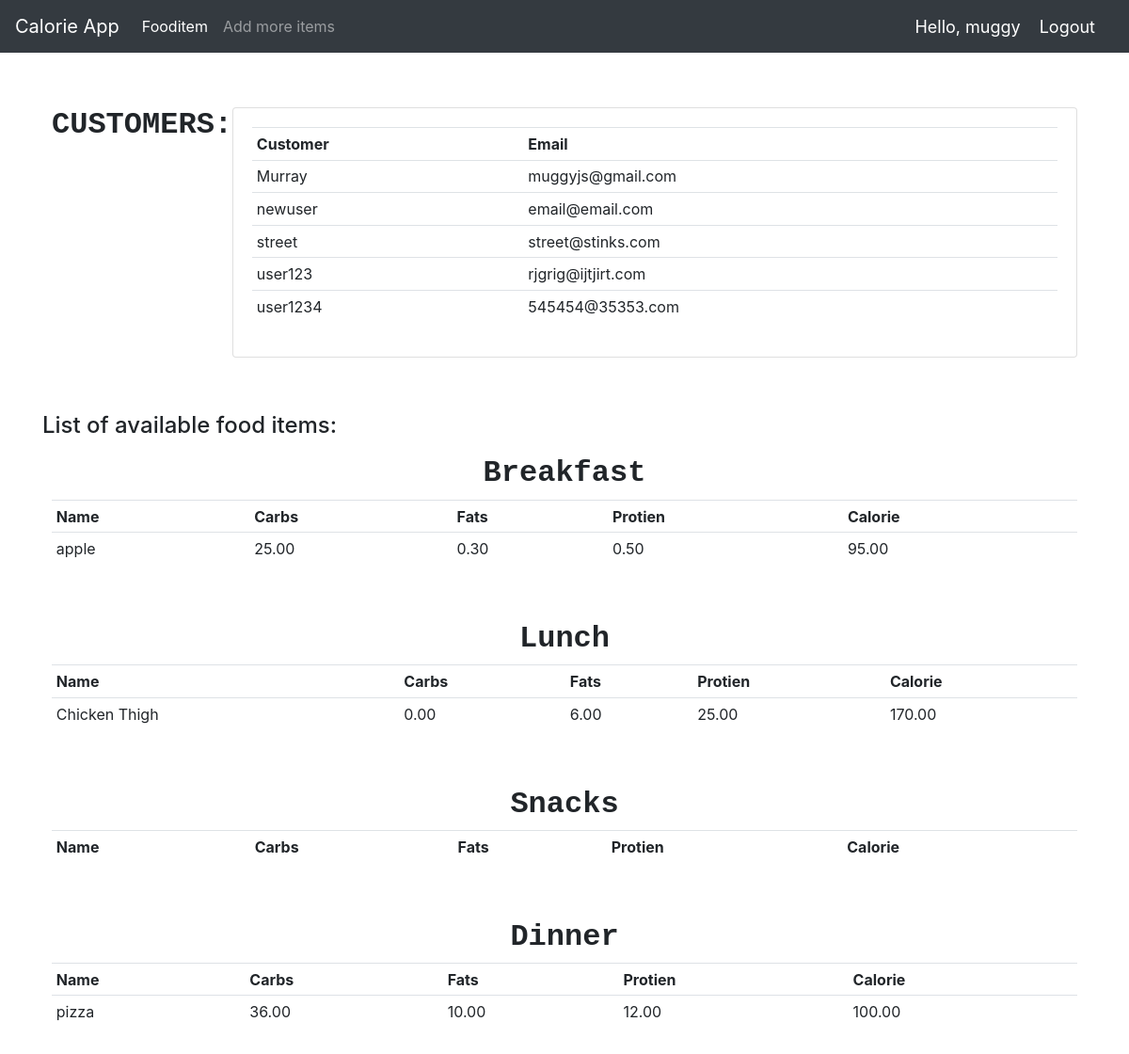
Screenshot of / (signed in) with the database file from the repository.
### tracker/models.py (models this page shows, shortened)
class Cust(models.Model): # for any customers
    user=models.OneToOneField(User, null=True, on_delete=models.CASCADE)
    name=models.CharField(max_length=25, null=True)
    email=models.CharField(max_length=50, null=True)
    date_created=models.DateTimeField(auto_now_add=True, null=True)

class Item(models.Model): # for all food items
    name = models.CharField(max_length=200)
    category = models.ManyToManyField(Category)
    carbohydrate = models.DecimalField(max_digits=5,decimal_places=2,default=0)
    fats = models.DecimalField(max_digits=5,decimal_places=2,default=0)
    protein = models.DecimalField(max_digits=5,decimal_places=2,default=0)
    calorie=models.DecimalField(max_digits=5,decimal_places=2,default=0,blank=True)
    quantity = models.IntegerField(default=1,null=True,blank=True)

### tracker/decorators.py (the view)
    def wrapper(request, *args, **kwargs):
        group=None
        if request.user.groups.exists():
            group=request.user.groups.all()[0].name
        if group=='user':
            return redirect('userPage')
        if group=='admin':
            return view_func(request, *args, **kwargs)

### tracker/views.py (called while the page is built)
@login_required(login_url='login')
@admin
def home(request):
  breakfast=Category.objects.filter(name='breakfast')[0].item_set.all()[:5]
  lunch=Category.objects.filter(name='lunch')[0].item_set.all()[:5]
  dinner=Category.objects.filter(name='dinner')[0].item_set.all()[:5]
  snacks=Category.objects.filter(name='snacks')[0].item_set.all()[:5]
  customers=Cust.objects.all()
  context={'breakfast':breakfast, 'lunch':lunch, 'dinner':dinner, 'snacks':snacks, 'customers':customers}
  return render(request, 'main.html',context)

### tracker/templates/main.html (shortened to what this page needs)
{% load static %}
<!DOCTYPE html>
<html lang="en">
<head>
    <link rel="stylesheet" href="https://stackpath.bootstrapcdn.com/bootstrap/4.5.0/css/bootstrap.min.css"0>
    <link rel="stylesheet" href="{% static 'css/main.css' %}">
</head>
<body>
    {% include 'navbar.html' %}
    <br>
    <br>
    <div class="container">
    {% block content %}
        <div class="flex-box-row">
            <h5 id="heading">CUSTOMERS:</h5>
            <br>
            <br>
            <div class="card card-body">
               <table class="table table-sm">
                    <tr>
                        <th>Customer</th>
                        <th>Email</th>
                    </tr>
                    {% for cust in customers %}
                    <tr>
                        <td>{{cust.name}} </td>
                        <td> {{cust.email}} </td>
                    </tr>
                    {% endfor %}
                </table>
            </div>
        </div>
        <br><br>
    <h4>List of available food items:</h4>
        <div class="flex-box-row">
            <h5 id="heading">Breakfast</h5>
               <table class="table table-sm">
                    <tr>
                        <th>Name</th>
                        <th>Carbs</th>
                        <th>Fats</th>
                        <th>Protien</th>
                        <th>Calorie</th>
                    </tr>
                   {% for items in breakfast %}
                    <tr>
                        <td>{{items.name}} </td>
                        <td>{{items.carbohydrate}} </td>
                        <td>{{items.fats}} </td>
                        <td>{{items.protein}} </td>
                        <td>{{items.calorie}} </td>
                        </tr>
                    {% endfor %}
                </table>
        </div>
<br>
        <div class="flex-box-row">
            <h5 id="heading">Lunch</h5>
             <table class="table table-sm">
                    <tr>
                        <th>Name</th>
                        <th>Carbs</th>
                        <th>Fats</th>
                        <th>Protien</th>
                        <th>Calorie</th>
                    </tr>
                   {% for items in lunch %}
                    <tr>
                        <td>{{items.name}} </td>
                        <td>{{items.carbohydrate}} </td>
                        <td>{{items.fats}} </td>
                        <td>{{items.protein}} </td>
                        <td>{{items.calorie}} </td>
                        </tr>
                    {% endfor %}
                </table>
        </div>
        <br>
        <div class="flex-box-row">
            <h5 id="heading">Snacks</h5>
                <table class="table table-sm">
                    <tr>
                        <th>Name</th>
                        <th>Carbs</th>
                        <th>Fats</th>
                        <th>Protien</th>
                        <th>Calorie</th>
                    </tr>
                </table>
        </div>
        <br>
        <div class="flex-box-row">
            <h5 id="heading">Dinner</h5>
                <table class="table table-sm">
                    <tr>
                        <th>Name</th>
                        <th>Carbs</th>
                        <th>Fats</th>
                        <th>Protien</th>
                        <th>Calorie</th>
                    </tr>
                   {% for items in dinner %}
                    <tr>
                        <td>{{items.name}} </td>
                        <td>{{items.carbohydrate}} </td>
                        <td>{{items.fats}} </td>
                        <td>{{items.protein}} </td>
                        <td>{{items.calorie}} </td>
                        </tr>
                    {% endfor %}
                </table>
        </div>
<br>
    {% endblock %}
    </div>
</body>
</html>

### tracker/templates/navbar.html (shortened to what this page needs)
{% load static%}
<nav class="navbar navbar-expand-lg navbar-dark bg-dark">
    <a class="navbar-brand" href="{% url 'home' %}">Calorie App</a>
    <div class="collapse navbar-collapse" id="navbarSupportedContent">
    {% if request.user.is_staff %}
      <ul class="navbar-nav mr-auto">
        <li class="nav-item active">
          <a class="nav-link" href="{% url 'fooditem' %}">Fooditem<span class="sr-only">(current)</span></a>
        </li>
        <li class="nav-item">
          <a class="nav-link" href="{% url 'createfooditem' %}">Add more items</a>
        </li>
      </ul>
    {% endif %}
    </div>
    <span class="hello-msg">Hello, {{request.user}}</span>
    <span ><a  class="hello-msg" href="{% url 'logout' %}">Logout</a></span>
  </nav>

### calorieproject/static/main.css (style rules this page uses)
.flex-box-row { display:flex; padding : 10px; flex-wrap: wrap; justify-content: space-around; }
#heading { text-shadow: antiquewhite; font-family: 'Courier New', Courier, monospace; font-weight: 550; font-size: xx-large; text-align: left; }

### tracker/templates/navbar.html (style rules this page uses)
.hello-msg { font-size: 18px; color: #fff; margin-right: 20px; }

### rows the page displays
Cust: name "Murray", email "muggyjs@gmail.com"
Cust: name "newuser", email "email@email.com"
Cust: name "street", email "street@stinks.com"
Cust: name "user123", email "rjgrig@ijtjirt.com"
Cust: name "user1234", email "545454@35353.com"
Item: name "apple", carbohydrate "25.00", fats "0.30", protein "0.50", calorie "95.00"
Item: name "Chicken Thigh", carbohydrate "0.00", fats "6.00", protein "25.00", calorie "170.00"
Item: name "pizza", carbohydrate "36.00", fats "10.00", protein "12.00", calorie "100.00"

### other values shown
{{ request.user }} "muggy"
